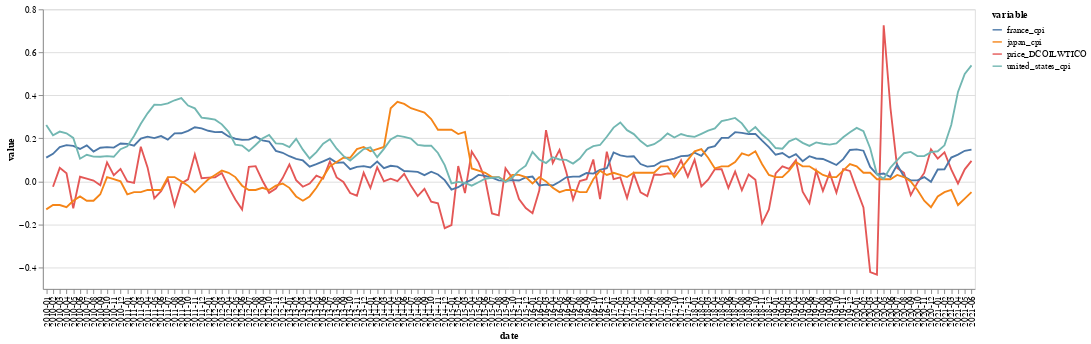

Notebook source saved alongside this figure:
### Code cell
alt.data_transformers.disable_max_rows()
#cols = cs.expand_selector(df, cs.matches("^.*cpi$") | cs.by_name("commodity_DCOILWTICO").pct_change())
df.with_columns(
    cs.matches("^.*cpi$").mul(10), cs.by_name("price_DCOILWTICO").pct_change()
).unpivot(
    index='date', on=cs.matches("^.*cpi|price_DCOILWTICO$")
).plot.line(x='date', y='value', color='variable').properties(width=1000, title="")
#df.unpivot(index='date', on=pl.col.commodity_DCOILWTICO.pct_change())#.plot.line(x='date', y='value', color='variable').properties(width=700, title="")

### Figure 1 — Vega-Lite specification as saved in the notebook (floating-point values rounded to 4 significant figures; data arrays with more than 128 entries replaced by an {"elided": "..."} marker saying what was removed)
{"config": {"view": {"continuousWidth": 300, "continuousHeight": 300}}, "data": {"name": "data-7cdc5b0a732b589853d6e0e386117b94"}, "mark": {"type": "line", "tooltip": true}, "encoding": {"color": {"field": "variable", "type": "nominal"}, "x": {"field": "date", "type": "nominal"}, "y": {"field": "value", "type": "quantitative"}}, "params": [{"name": "param_39", "select": {"type": "interval", "encodings": ["x", "y"]}, "bind": "scales"}], "title": "", "width": 1000, "$schema": "https://vega.github.io/schema/vega-lite/v5.20.1.json", "datasets": {"data-7cdc5b0a732b589853d6e0e386117b94": {"elided": "552 records"}}}
